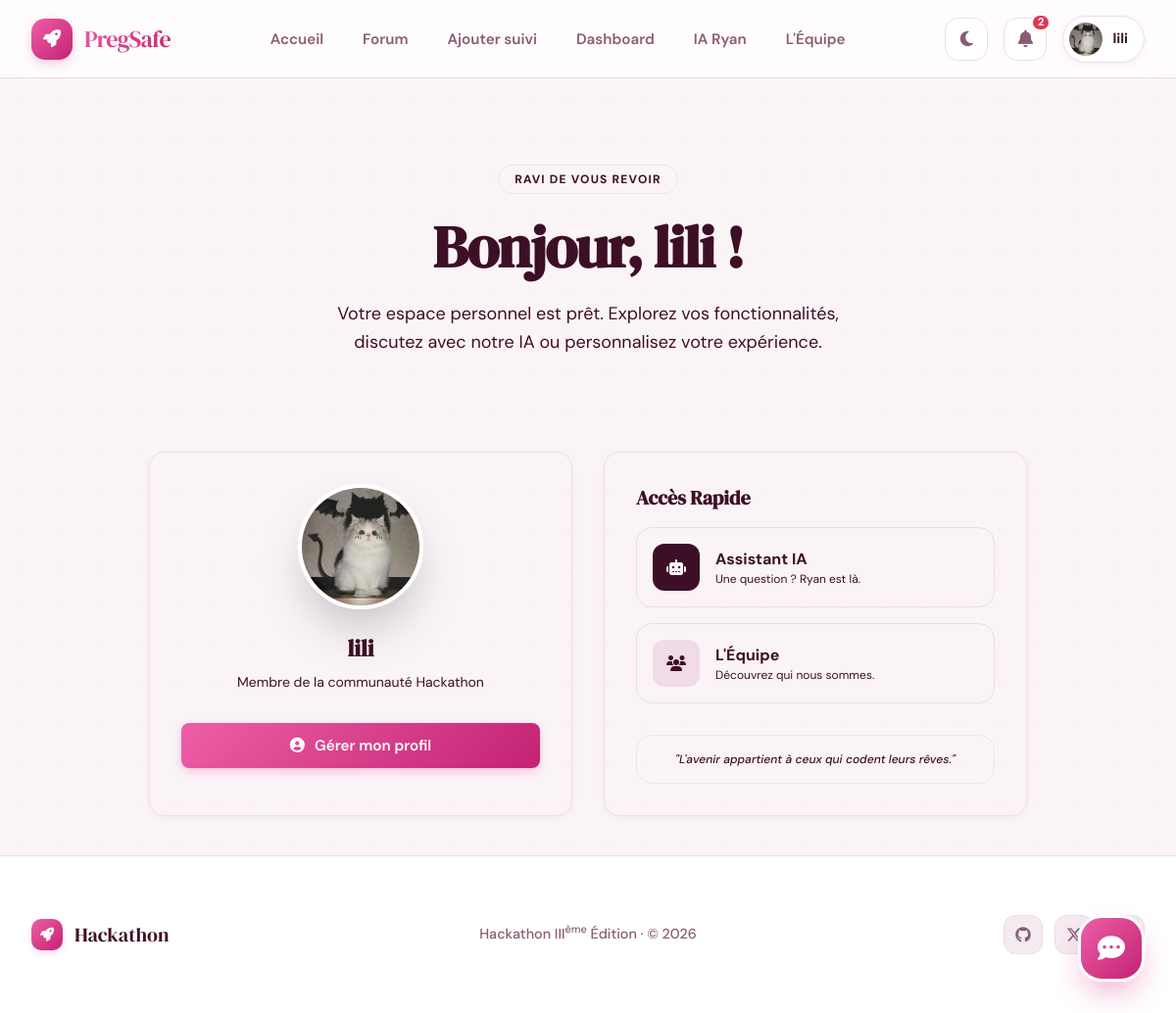
The app's page /user_home/ (signed in) with its own data.
### Users/models.py (models this page shows, shortened)
class User(AbstractUser):
    GROUPE_SANGUIN_CHOIX = [
        ('A+', 'A+'), ('A-', 'A-'),
        ('B+', 'B+'), ('B-', 'B-'),
        ('AB+', 'AB+'), ('AB-', 'AB-'),
        ('O+', 'O+'), ('O-', 'O-'),
    ]
    is_admin_user = models.BooleanField(default=False)
    is_customer = models.BooleanField(default=True)
    age = models.PositiveIntegerField(null=True, blank=True, help_text="25")
    date_dernieres_regles = models.DateField(null=True, blank=True, help_text="Date des dernières règles)")
    date_prevue_accouchement = models.DateField(null=True, blank=True)
    taille = models.PositiveIntegerField(null=True, blank=True, help_text="En cm")
    poids_initial = models.FloatField(null=True, blank=True, help_text="En kg")
    groupe_sanguin = models.CharField(
        null=True,
        blank=True,
        max_length=5,
        choices=GROUPE_SANGUIN_CHOIX
    )
    antecedents_medicaux = models.TextField(null=True, blank=True)
    nombre_grossesses_precedentes = models.PositiveIntegerField(default=0)
    photo = models.ImageField(
        upload_to="profile_pictures/",
        default="profile_pictures/default.png",
        blank=True,
        null=True,
    )
    def notifications_non_lues(self):
        return self.notifications.filter(is_read=False).order_by("-created_at")
    def nombre_notifications_non_lues(self):
        return self.notifications.filter(is_read=False).count()

### Users/views.py (the view)
# urls.py: path("user_home/", views.user_home, name="user_home"),
@login_required
def user_home(request):
    return render(request, "dashboard/user/home.html")

### templates/dashboard/user/home.html (shortened to what this page needs)
{% extends 'Base/base.html' %}
{% block content %}
<div class="max-w-4xl mx-auto space-y-12">
    <div class="text-center space-y-6 py-12">
        <div class="inline-block px-4 py-1.5 rounded-full bg-[var(--accent)]/10 border border-[var(--accent)]/20 text-[var(--accent)] text-xs font-bold uppercase tracking-widest animate-pulse">
            Ravi de vous revoir
        </div>
        <h1 class="text-5xl md:text-6xl font-black text-[var(--ink)] tracking-tight font-serif-display leading-tight">
            Bonjour, <span class="text-[var(--accent)]">{{ user.username }}</span> !
        </h1>
        <p class="text-[var(--muted)] text-lg max-w-xl mx-auto leading-relaxed">
            Votre espace personnel est prêt. Explorez vos fonctionnalités, discutez avec notre IA ou personnalisez votre expérience.
        </p>
    </div>
    <div class="grid md:grid-cols-2 gap-8 items-stretch">
        <div class="cool-card flex flex-col items-center text-center">
            <div class="relative group mb-6">
                <div class="absolute -inset-1 bg-gradient-to-r from-[var(--accent)] to-[var(--ink)] rounded-full blur opacity-25 group-hover:opacity-50 transition duration-1000"></div>
                {% if user.photo %}
                    <img src="{{ user.photo.url }}" alt="Photo de profil" class="relative w-32 h-32 rounded-full object-cover border-4 border-[var(--surface)] shadow-2xl">
                {% else %}
                    <div class="relative w-32 h-32 rounded-full bg-[var(--ink)] text-[var(--paper)] flex items-center justify-center text-4xl font-serif-display border-4 border-[var(--surface)] shadow-2xl">
                        {{ user.username|first|upper }}
                    </div>
                {% endif %}
            </div>
            <h2 class="text-2xl font-bold text-[var(--ink)] mb-2">{{ user.username }}</h2>
            <p class="text-[var(--muted)] text-sm mb-8">Membre de la communauté Hackathon</p>
            <a href="{% url 'users:profile' %}" class="btn btn-primary w-full">
                <i class="fas fa-user-circle"></i> Gérer mon profil
            </a>
        </div>
        <div class="cool-card flex flex-col justify-between">
            <div>
                <h3 class="text-xl font-bold text-[var(--ink)] mb-4 font-serif-display">Accès Rapide</h3>
                <div class="space-y-4">
                    <a href="{% url 'users:chat_home' %}" class="flex items-center gap-4 p-4 rounded-2xl bg-[var(--paper)] border border-[var(--line)] hover:border-[var(--accent)] transition-colors group">
                        <div class="w-12 h-12 rounded-xl bg-[var(--ink)] text-[var(--paper)] flex items-center justify-center group-hover:bg-[var(--accent)] transition-colors">
                            <i class="fas fa-robot"></i>
                        </div>
                        <div class="text-left">
                            <div class="font-bold text-[var(--ink)]">Assistant IA</div>
                            <div class="text-xs text-[var(--muted)]">Une question ? Ryan est là.</div>
                        </div>
                    </a>
                    <a href="{% url 'users:about' %}" class="flex items-center gap-4 p-4 rounded-2xl bg-[var(--paper)] border border-[var(--line)] hover:border-[var(--accent)] transition-colors group">
                        <div class="w-12 h-12 rounded-xl bg-[var(--line)] text-[var(--ink)] flex items-center justify-center group-hover:bg-[var(--ink)] group-hover:text-[var(--paper)] transition-colors">
                            <i class="fas fa-users"></i>
                        </div>
                        <div class="text-left">
                            <div class="font-bold text-[var(--ink)]">L'Équipe</div>
                            <div class="text-xs text-[var(--muted)]">Découvrez qui nous sommes.</div>
                        </div>
                    </a>
                </div>
            </div>
            <div class="mt-8 p-4 rounded-2xl bg-[var(--accent)]/5 border border-[var(--accent)]/10 text-center">
                <p class="text-xs text-[var(--muted)] font-medium italic">
                    "L'avenir appartient à ceux qui codent leurs rêves."
                </p>
            </div>
        </div>
    </div>
</div>
{% endblock %}

### templates/Base/base.html (shortened to what this page needs)
<!doctype html>
<html lang="fr" data-theme="light">
    <head>
        <script src="https://cdn.tailwindcss.com"></script>
        <link
            rel="stylesheet"
            href="https://cdnjs.cloudflare.com/ajax/libs/font-awesome/6.5.0/css/all.min.css"
        />
        {% load static %}
        <link rel="stylesheet" href="{% static 'css/style.css' %}" />
    </head>
    <body>
        <nav
            class="navbar"
            role="navigation"
            aria-label="Navigation principale"
        >
            <div class="navbar-inner">
                <a
                    href="{% url 'users:landing' %}"
                    class="logo"
                    aria-label="Hackathon — Accueil"
                >
                    <div class="logo-mark"><i class="fas fa-rocket"></i></div>
                    <span class="logo-text">PregSafe</span>
                </a>
                <ul class="nav-links desktop-nav" role="list">
                    <li><a href="{% url 'users:landing' %}">Accueil</a></li>
                    <li>
                        <a
                            href="{% url 'forum:question_list' %}"
                            onclick="if (!{{ user.is_authenticated|lower }}) { alert('Il faudra se connecter pour accéder à cette page.'); return false; }"
                            >Forum</a
                        >
                    </li>
                    <li>
                        <a
                            href="{% url 'pregancy:ajouter_suivi' %}"
                            onclick="if (!{{ user.is_authenticated|lower }}) { alert('Il faudra se connecter pour accéder à cette page.'); return false; }"
                            >Ajouter suivi</a
                        >
                    </li>
                    <li>
                        <a
                            href="{% url 'pregancy:dashboard' %}"
                            onclick="if (!{{ user.is_authenticated|lower }}) { alert('Il faudra se connecter pour accéder à cette page.'); return false; }"
                            >Dashboard</a
                        >
                    </li>
                    {% if user.is_authenticated %}
                    <li><a href="{% url 'users:chat_home' %}">IA Ryan</a></li>
                    {% endif %}
                    <li><a href="{% url 'users:about' %}">L'Équipe</a></li>
                </ul>
                <div class="nav-actions desktop-nav">
                    <button
                        class="theme-btn"
                        id="theme-toggle"
                        aria-label="Changer le thème"
                    >
                        <i class="fas fa-moon icon-moon"></i>
                    </button>
                    {% if user.is_authenticated %}
                    <div class="relative group">
                        <button class="nav-icon-btn">
                            <i class="fas fa-bell"></i>
                            {% if user.nombre_notifications_non_lues > 0 %}
                            <span class="notification-badge">{{ user.nombre_notifications_non_lues }}</span>
                            {% endif %}
                        </button>
                    </div>
                    <a href="{% url 'users:profile' %}" class="user-pill">
                        {% if user.photo %}
                        <img
                            src="{{ user.photo.url }}"
                            class="avatar"
                            alt="{{ user.username }}"
                        />
                        {% else %}
                        <div class="avatar-initials">
                            {{ user.username|first|upper }}
                        </div>
                        {% endif %}
                        <span class="user-name">{{ user.username }}</span>
                    </a>
                    {% endif %}
                </div>
            </div>
        </nav>
        <main class="main">{% block content %}{% endblock %}</main>
        <footer>
            <div class="footer-inner">
                <div class="footer-brand">
                    <div class="footer-mark"><i class="fas fa-rocket"></i></div>
                    <span class="footer-brand-name">Hackathon</span>
                </div>
                <p class="footer-copy">
                    Hackathon III<sup>ème</sup> Édition · © 2026
                </p>
                <div class="footer-links">
                    <a href="#" aria-label="GitHub"
                        ><i class="fab fa-github"></i
                    ></a>
                    <a href="#" aria-label="Twitter"
                        ><i class="fab fa-x-twitter"></i
                    ></a>
                    <a href="#" aria-label="LinkedIn"
                        ><i class="fab fa-linkedin-in"></i
                    ></a>
                </div>
            </div>
        </footer>
        {% if user.is_authenticated and "/chat/" not in request.path %}
        <div class="chat-widget">
            <button class="chat-bubble" onclick="toggleWidget()">
                <i class="fas fa-comment-dots" id="widget-icon"></i>
            </button>
        </div>
        {% endif %} {% block extra_scripts %}{% endblock %}
    </body>
</html>

### static/css/_tokens.css (style rules this page uses)
:root { --p-h: 330; --p-s: 70%; --p-l: 50%; --s-h: 280; --s-s: 60%; --s-l: 65%; --primary: hsl(var(--p-h), var(--p-s), var(--p-l)); --primary-alt: hsl(var(--p-h), var(--p-s), 40%); --secondary: hsl(var(--s-h), var(--s-s), var(--s-l)); --success: hsl(150, 60%, 45%); --warning: hsl(45, 90%, 50%); --error: hsl(350, 75%, 55%); --info: hsl(200, 80%, 55%); --paper: hsl(var(--p-h), 40%, 97%); --surface: #ffffff; --surface-2: hsl(var(--p-h), 30%, 94%); --ink: hsl(var(--p-h), 60%, 15%); --ink-muted: hsl(var(--p-h), 20%, 45%); --line: hsl(var(--p-h), 40%, 90%); --line-bold: hsl(var(--p-h), 40%, 85%); --radius: 16px; --radius-sm: 8px; --radius-lg: 24px; --nav-h: 80px; --shadow-sm: 0 2px 8px -2px hsla(var(--p-h), 30%, 20%, 0.08); --shadow-md: 0 12px 24px -8px hsla(var(--p-h), 30%, 20%, 0.12); --shadow-lg: 0 24px 48px -12px hsla(var(--p-h), 30%, 20%, 0.18); --glass: hsla(0, 0%, 100%, 0.7); --glass-blur: blur(12px); --grad-primary: linear-gradient(135deg, hsl(var(--p-h), 80%, 65%), hsl(var(--p-h), 70%, 45%)); --grad-soft: linear-gradient(135deg, hsl(var(--p-h), 40%, 98%), hsl(var(--p-h), 40%, 94%)); }

### static/css/_base.css (style rules this page uses)
*, *::before, *::after { box-sizing: border-box; margin: 0; padding: 0; -webkit-font-smoothing: antialiased; -moz-osx-font-smoothing: grayscale; }
html { scroll-behavior: smooth; font-size: 16px; }
body { font-family: 'DM Sans', -apple-system, BlinkMacSystemFont, sans-serif; background: var(--paper); color: var(--ink); min-height: 100vh; display: flex; flex-direction: column; line-height: 1.6; overflow-x: hidden; transition: background .4s cubic-bezier(0.4, 0, 0.2, 1), color .4s ease; }
body::before { content: ""; position: fixed; top: 0; left: 0; width: 100%; height: 100%; z-index: -1; opacity: 0.4; background-image: radial-gradient(var(--line) 1px, transparent 1px); background-size: 40px 40px; }
h1, h2, h3, h4, h5, h6 { font-family: 'DM Serif Display', serif; font-weight: 400; line-height: 1.2; color: var(--ink); }
a { color: inherit; text-decoration: none; transition: all .2s ease; }
.main { flex: 1; width: 100%; max-width: 1440px; margin: 0 auto; padding: 40px 24px; }
.cool-card { In template /home/panda831/Bureau/tenaizybe/coucou_les_filles/templates/Base/base.html, error at line 408 background: var(--surface); border: 1px solid var(--line); border-radius: var(--radius); padding: 32px; box-shadow: var(--shadow-sm); transition: transform .3s ease, box-shadow .3s ease; }

### static/css/_buttons.css (style rules this page uses)
.btn { display: inline-flex; align-items: center; justify-content: center; gap: 10px; padding: 12px 28px; font-size: 0.95rem; font-weight: 600; border-radius: var(--radius-sm); cursor: pointer; transition: all .25s cubic-bezier(0.4, 0, 0.2, 1); border: 1px solid transparent; font-family: 'DM Sans', sans-serif; user-select: none; white-space: nowrap; }
.btn-primary { background: var(--grad-primary); color: white; border: none; box-shadow: 0 4px 12px -2px hsla(var(--p-h), 70%, 50%, 0.3); }

### static/css/_footer.css (style rules this page uses)
footer { background: var(--surface); border-top: 1px solid var(--line); padding: 60px 0; margin-top: auto; }
.footer-inner { max-width: 1440px; margin: 0 auto; padding: 0 32px; display: grid; grid-template-columns: 1fr auto 1fr; align-items: center; gap: 40px; }
.footer-brand { display: flex; align-items: center; gap: 12px; }
.footer-mark { width: 32px; height: 32px; background: var(--grad-primary); border-radius: 10px; display: flex; align-items: center; justify-content: center; box-shadow: 0 4px 10px -2px hsla(var(--p-h), 70%, 50%, 0.2); }
.footer-mark i { color: white; font-size: 14px; }
.footer-brand-name { font-family: 'DM Serif Display', serif; font-size: 1.25rem; color: var(--ink); }
.footer-copy { font-size: 0.9rem; color: var(--ink-muted); text-align: center; font-weight: 500; }
.footer-links { display: flex; gap: 12px; justify-content: flex-end; }
.footer-links a { width: 40px; height: 40px; border-radius: 12px; border: 1.5px solid var(--line); display: flex; align-items: center; justify-content: center; color: var(--ink-muted); font-size: 1rem; transition: all .25s ease; background: var(--surface-2); }

### templates/dashboard/user/home.html (style rules this page uses)
.font-serif-display { font-family: 'DM Serif Display', serif; }

### records on screen
User: nombre_notifications_non_lues "2", photo (picture), username "lili"
